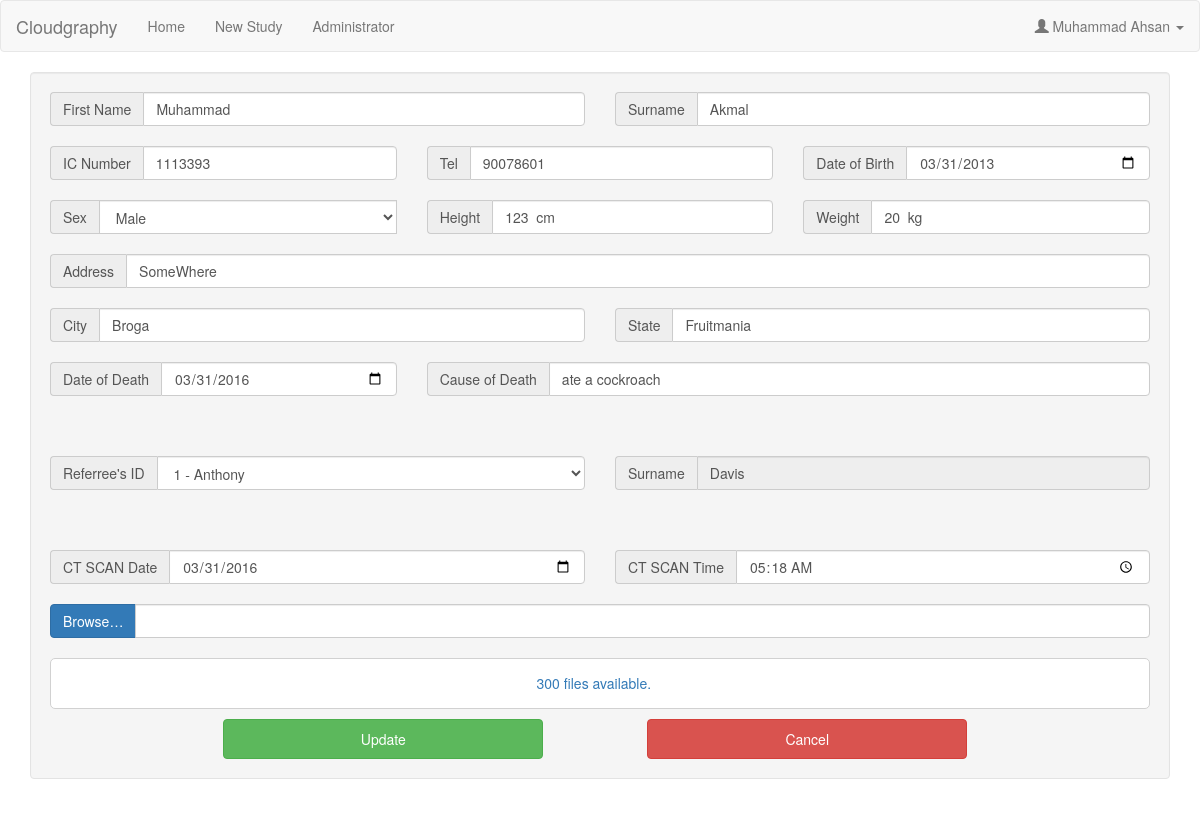
The app's page /studyEdit.php?add=2 (signed in) with its own data.
### tables this page shows
CREATE TABLE `studyobject` (
  `objectID` int(11) NOT NULL,
  `objectFirstname` varchar(255) NOT NULL,
  `objectSurname` varchar(255) NOT NULL,
  `ICNumber` int(11) NOT NULL,
  `telephone` int(11) NOT NULL,
  `DOB` date NOT NULL,
  `Sex` varchar(10) NOT NULL,
  `height` smallint(6) NOT NULL,
  `weight` smallint(6) NOT NULL,
  `homeAddress` varchar(255) NOT NULL,
  `homeCity` varchar(255) NOT NULL,
  `homeState` varchar(255) NOT NULL,
  `DOD` date NOT NULL,
  `deathCause` varchar(255) NOT NULL
);

CREATE TABLE `referees` (
  `referreeID` int(11) NOT NULL,
  `userID` int(11) NOT NULL,
  `firstName` varchar(255) NOT NULL,
  `surName` varchar(255) NOT NULL,
  `surgeryID` int(11) NOT NULL
);

CREATE TABLE `ctscan` (
  `CTScanID` int(11) NOT NULL,
  `date` date NOT NULL,
  `time` time NOT NULL,
  `objectID` int(11) NOT NULL
);

### getUsername.php (called while the page is built, shortened)
<?php
include ('conn.php');
$userID = $_SESSION['user_id'];
if( $_SESSION['user_type'] == 'admin'){
	$sql = "SELECT * FROM administrators WHERE userID = '$userID'";
}else{
	$sql = "SELECT * FROM referees WHERE userID = '$userID'";
}
			$result = $conn->query($sql);
			$row = $result->fetch_assoc();
			$fName=$row['firstName'];
			$sName=$row['surName'];
?>

### studyEdit.php (the view, shortened to what this page needs)
<!DOCTYPE html>
<?php include ('study_GET.php');?>
<html lang="en">
<head>
  <link rel="stylesheet" href="http://maxcdn.bootstrapcdn.com/bootstrap/3.3.6/css/bootstrap.min.css">
  <link href="css/input.css" rel="stylesheet">
</head>
<body>
	<div class="navBar">
		<?php
		include 'navBar.php';
		$add=$_GET['add'];?>
	</div>
	<div class="container">
			<form class="well form-horizontal" method="post" action="study_update.php?add=<?php echo $add;?>" enctype="multipart/form-data">
				<div class="row">
					<div class="col-lg-6">
						<div class="input-group">
							<span class="input-group-addon" id="basic-addon2">First Name</span>
							<input type="text" name="objectFN"  class="form-control" value="<?php echo $objectfName; ?>">
						</div>
					</div>
					<div class = "col-lg-6">
						<div class="input-group">
							<span class="input-group-addon" id="basic-addon3">Surname</span>
							<input type="text" name="objectSN" class="form-control" placeholder="Enter Deceased Surname"    value="<?php echo $objectsName; ?>" >
						</div>
					</div>
				</div>
				<br>
				<div class="row">
					<div class="col-lg-4">
						<div class="input-group">
							<span class="input-group-addon" id="basic-addon2">IC Number</span>
							<input type="number"  name="objectIC" class="form-control" placeholder="Enter Deceased IC Number"   value="<?php echo $objectIC; ?>" >
						</div>
					</div>
					<div class="col-lg-4">
						<div class="input-group">
							<span class="input-group-addon" id="basic-addon2">Tel</span>
							<input type="number" name="objectTel" class="form-control"   value="<?php echo $objectTEL; ?>" >
						</div>
					</div>
					<div class="col-lg-4">
						<div class="input-group">
							<span class="input-group-addon" id="basic-addon2">Date of Birth</span>
							<input type="date" name="objectDOB" class="form-control"   value="<?php echo $objectDOB; ?>" >
						</div>
					</div>
				</div>
					<br>
				<div class ="row">
					<div class="col-lg-4">
					<div class="input-group">
						<span class="input-group-addon" id="basic-addon2">Sex</span>
								<select class="form-control" id="sel1" name="objectSex" required>
							<option><?php echo $objectSEX; ?></option>
							</select>
						<br>
					</div>
					</div>
					<div class="col-lg-4">
						<div class="input-group">
							<span class="input-group-addon" id="basic-addon2">Height</span>
							<input type="text" name="objectHeight" class="form-control"   value="<?php echo $objectHeight; ?>  cm" >
						</div>
					</div>
					<div class="col-lg-4">
						<div class="input-group">
							<span class="input-group-addon" id="basic-addon2">Weight</span>
							<input type="text" name="objectWeight" class="form-control"   value="<?php echo $objectWeight; ?>  kg" >
						</div>
					</div>
				</div>
				<br>
				<div class="row">
					<div class="col-lg-12">
						<div class="input-group">
							<span class="input-group-addon" id="basic-addon2">Address</span>
							<input type="text" name="objectAdd" class="form-control"  value="<?php echo $objectAddress; ?>" >
						</div>
					</div>
				</div>
				<br>
				<div class ="row">
					<div class="col-lg-6">
						<div class="input-group">
							<span class="input-group-addon" id="basic-addon2">City</span>
							<input type="text" name="objectCity" class="form-control"   value="<?php echo $objectCity; ?>" >
						</div>
					</div>
					<div class="col-lg-6">
						<div class="input-group">
							<span class="input-group-addon" id="basic-addon2">State</span>
							<input type="text" name="objectState" class="form-control "  value="<?php echo $objectState; ?>"  >
						</div>
					</div>
				</div>
				<br>
				<div class ="row">
					<div class="col-lg-4">
						<div class="input-group">
							<span class="input-group-addon" id="basic-addon2">Date of Death</span>
							<input type="date" name="objectDOD" class="form-control"   value="<?php echo $objectDOD; ?>"  >
						</div>
					</div>
					<div class="col-lg-8">
						<div class="input-group">
							<span class="input-group-addon" id="basic-addon2">Cause of Death</span>
							<input type="text" name="objectCause" class="form-control" placeholder="Enter The Cause Of Deceased's Death"   value="<?php echo $objectCause; ?>"  >
						</div>
					</div>
				</div>
					<br>
					<br>
					<br>
				<?php
					if( $_SESSION['user_type'] == 'admin') :
					?>
					<div class="row">
						<div class="col-lg-6">
						<div class="input-group">
							<span class="input-group-addon" id="basic-addon2">Referree's ID</span>
								<select class="form-control" id="refID" name="refID" required>
							<option><?php echo $RefID . " - " . $Reffname;?></option>
							</select>
						</div>
					</div>
						<div class = "col-lg-6">
						<div class="input-group">
							<span class="input-group-addon" id="basic-addon3">Surname</span>
							<input type="text" name="refSN" class="form-control" id="disabledInput" style="cursor:default;" value="<?php echo $Refsname; ?>" disabled >
						</div>
					</div>
				</div>
				<br>
				<br>
				<br>
				<?php endif;?>
				<div class="row">
					<div class="col-lg-6">
						<div class="input-group">
							<span class="input-group-addon" id="basic-addon2">CT SCAN Date</span>
							<input type="date" name="CTDate" class="form-control"   value="<?php echo $scanDate; ?>" >
						</div>
					</div>
					<div class="col-lg-6">
						<div class="input-group">
							<span class="input-group-addon" id="basic-addon2">CT SCAN Time</span>
							<input type="time" name="CTTime" class="form-control"  value="<?php echo $scanTime; ?>" >
						</div>
					</div>
				</div>
				<br>
				<div class="row">
				<div class="col-lg-12">
            <div class="input-group">
                <span class="input-group-btn">
                    <span class="btn btn-primary btn-file">
                        Browse&hellip; <input type="file" name="juice[]" multiple>
                    </span>
                </span>
                <input type="text" class="form-control" readonly>
            </div>
				</div>
					</div>
					<br>
				<div class="col-md-12" style= "background:#ffffff; border-radius: 5px;  border-style: solid;
    border-width: 1px; margin-bottom: 10px; border-color: #D1D1D1" id="show_button">
	<div class="row" >
				<div class="col-sm-5">
				</div>
				<div class="col-sm-5">
				<div class="input-group">
				<button type="button"  onclick="show()" class="btn btn-link"><h5><?php echo $rowcount . " files available.";?></h5></button>
				</div>
				</div>
	</div>
	</div>
				<br>
					<br>
					<div class='row'>
						<div class="col-lg-2">
						</div>
						<button  type="submit" value="Update" name="updateAll" class="btn btn-success" style="width: 320px; height: 40px">Update</button>
						<a href="studyProfile.php?add=<?php echo $add; ?>"><button  type="button" class="btn btn-danger" style="width: 320px; margin-left: 100px; height: 40px">Cancel</button></a>
					</div>
					</form>
	</div>
	<br>
</body>
</body>
</html>

### navBar.php (shortened to what this page needs)
<!DOCTYPE html>
<?php
include ('getUsername.php');
?>
<html>
<nav class= "navbar navbar-default">
  <div class="container-fluid">
    <div class="navbar-header">
      <a class="navbar-brand" href="home.php">Cloudgraphy</a>
    </div>
    <ul class="nav navbar-nav">
      <li class="<?php if ($include=="home"){echo 'active';}?>"><a href="home.php">Home</a></li>
	 <li class="<?php if ($include=="newPatient"){echo 'active';}?>"><a href="studyNew.php">New Study</a></li>
	 <?php if( $_SESSION['user_type'] == 'admin'):?>
	<li class="<?php if ($include=="admin"){echo 'active';}?>"><a href="Admin.php">Administrator</a></li>
<?php endif; ?>
	</ul>
	      <ul class="nav navbar-nav navbar-right">
				<li><a class="dropdown-toggle" data-toggle="dropdown" href="#"><span class="glyphicon glyphicon-user"></span><?php echo" " .$fName." " .$sName;?>  <span class="caret"></span></a>
				</li>
		  </ul>
		  </nav>
		  </html>

### css/input.css (style rules this page uses)
.btn-file { position: relative; overflow: hidden; }
input[readonly] { background-color: white !important; cursor: text !important; }

### records on screen
studyobject: objectFN "Muhammad", objectSN "Akmal", objectIC "1113393", objectTel "90078601", objectDOB "03/31/2013", objectSex "Male", objectHeight "123 cm", objectWeight "20 kg", objectAdd "SomeWhere", objectCity "Broga", objectState "Fruitmania", objectDOD "03/31/2016", objectCause "ate a cockroach", refID "1 - Anthony", refSN "Davis", CTDate "03/31/2016", CTTime "05:18:00"

### other values on screen
$fName "Muhammad"
$sName "Ahsan"
$rowcount "300"
